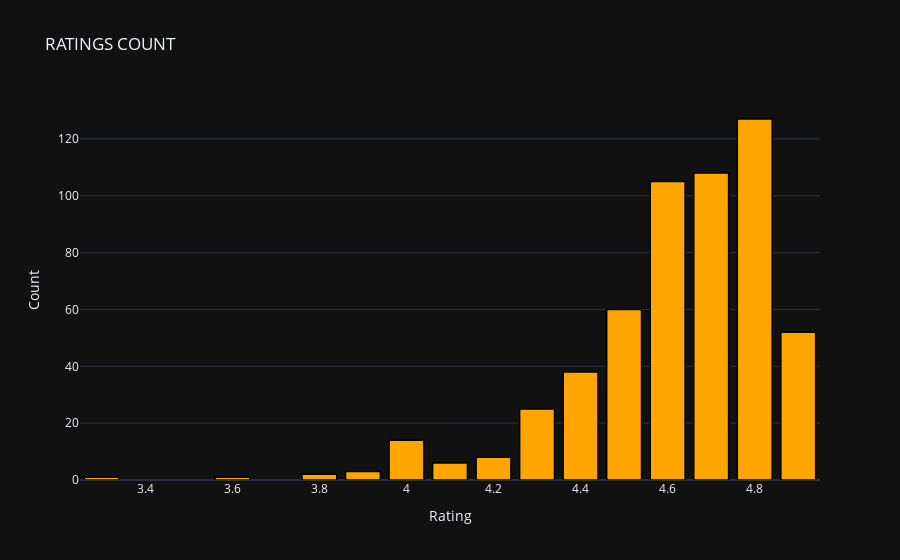
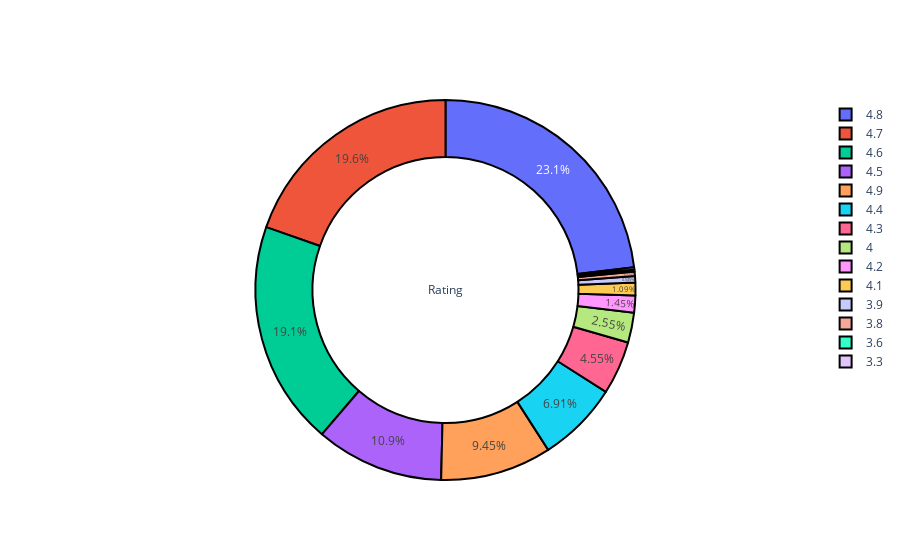

Notebook code cell kept with these figures, in order:
### Code cell
# You code to answer the three questions (Please add comments in the code):
temp_df = data['User Rating'].value_counts().reset_index()


# create trace1
trace1 = go.Bar(
                x = temp_df['index'],
                y = temp_df['User Rating'],
                marker = dict(color = 'rgb(255,165,0)',
                              line=dict(color='rgb(0,0,0)',width=1.5)))
layout = go.Layout(template= "plotly_dark",title = 'RATINGS COUNT' , xaxis = dict(title = 'Rating'), yaxis = dict(title = 'Count'))
fig = go.Figure(data = [trace1], layout = layout)
fig.show()

def pie_plot(cnt_srs, title):
    labels=cnt_srs.index
    values=cnt_srs.values
    trace = go.Pie(labels=labels, 
                   values=values, 
                   title=title, 
                   hoverinfo='percent+value', 
                   textinfo='percent',
                   textposition='inside',
                   hole=0.7,
                   showlegend=True,
                   marker=dict(colors=plt.cm.viridis_r(np.linspace(0, 1, 14)),
                               line=dict(color='#000000',
                                         width=2),
                              )
                  )
    return trace
bold("**MOST OF THE RATINGS ARE IN THE RANGE OF 4.6 TO 4.8**")
py.iplot([pie_plot(data['User Rating'].value_counts(), 'Rating')])
sns.distplot(data['User Rating'], bins=8)

### Figure 1 — Plotly figure (JSON) as saved in the notebook; plotly's stock layout.template omitted (floating-point values rounded to 4 significant figures)
{"data": [{"marker": {"color": "rgb(255,165,0)", "line": {"color": "rgb(0,0,0)", "width": 1.5}}, "x": [4.8, 4.7, 4.6, 4.5, 4.9, 4.4, 4.3, 4, 4.2, 4.1, 3.9, 3.8, 3.6, 3.3], "type": "bar", "y": [127, 108, 105, 60, 52, 38, 25, 14, 8, 6, 3, 2, 1, 1]}], "layout": {"yaxis": {"title": {"text": "Count"}}, "xaxis": {"title": {"text": "Rating"}}, "title": {"text": "RATINGS COUNT"}}}

### Figure 2 — Plotly figure (JSON) as saved in the notebook; plotly's stock layout.template omitted (floating-point values rounded to 4 significant figures)
{"data": [{"textposition": "inside", "showlegend": true, "title": {"text": "Rating"}, "labels": [4.8, 4.7, 4.6, 4.5, 4.9, 4.4, 4.3, 4, 4.2, 4.1, 3.9, 3.8, 3.6, 3.3], "values": [127, 108, 105, 60, 52, 38, 25, 14, 8, 6, 3, 2, 1, 1], "hoverinfo": "percent+value", "marker": {"colors": [[0.9932, 0.9062, 0.1439, 1], [0.8042, 0.882, 0.115, 1], [0.5958, 0.8487, 0.2433, 1], [0.404, 0.8003, 0.3626, 1], [0.2529, 0.7422, 0.4483, 1], [0.1466, 0.6731, 0.5089, 1], [0.1201, 0.6001, 0.5425, 1], [0.1405, 0.5301, 0.5557, 1], [0.1696, 0.4563, 0.558, 1], [0.2031, 0.3797, 0.5539, 1], [0.2393, 0.3009, 0.5408, 1], [0.2718, 0.2093, 0.5044, 1], [0.2831, 0.1106, 0.4316, 1], [0.267, 0.004874, 0.3294, 1]], "line": {"color": "#000000", "width": 2}}, "textinfo": "percent", "hole": 0.7, "type": "pie"}], "layout": {}}
